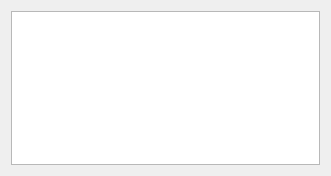
<?xml version="1.0" encoding="UTF-8"?>
<ui version="4.0">
 <class>Experiment01</class>
 <widget class="QDialog" name="Experiment01">
  <property name="geometry">
   <rect>
    <x>0</x>
    <y>0</y>
    <width>331</width>
    <height>176</height>
   </rect>
  </property>
  <property name="windowTitle">
   <string>Experiment01</string>
  </property>
  <layout class="QGridLayout" name="gridLayout">
   <item row="0" column="0">
    <widget class="CustomTableWidget" name="tableWidget"/>
   </item>
  </layout>
 </widget>
 <layoutdefault spacing="6" margin="11"/>
 <customwidgets>
  <customwidget>
   <class>CustomTableWidget</class>
   <extends>QTableWidget</extends>
   <header>CustomTableWidget.h</header>
  </customwidget>
 </customwidgets>
 <resources/>
 <connections/>
</ui>
